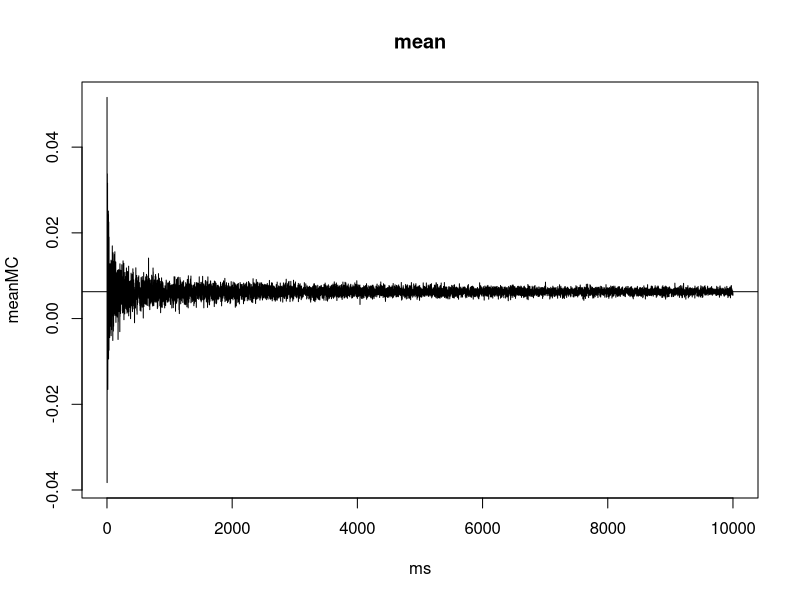
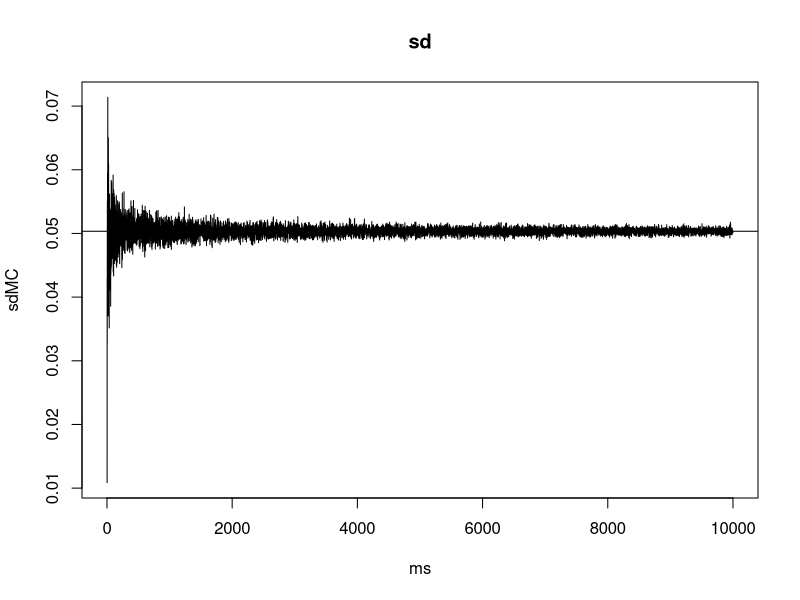

R code for these plots, in order:
library(ggplot2)

xi <- .005
sigma <- .05
#m1 <- 100
#m2 <- 1000
#m3 <- 10000
#ms = c(m1, m2, m3)
totalLength = 10000
ms = seq(1,totalLength,length=totalLength)
meanMC = numeric(totalLength)
sdMC = numeric(totalLength)

for(m in 1:length(ms)){
  epsilon <- rnorm(ms[m])
  R <- exp(xi + sigma*epsilon)  - 1
  meanMC[m] = mean(R)
  sdMC[m] = sd(R)
}

meanExact <- exp(xi + sigma^2/2) - 1
sdExact <- exp(xi + sigma^2/2)*sqrt(exp(sigma^2) - 1)

c('meanMC: ', meanMC) 
c('exactMC:', meanExact)

c('meanSd: ', sdMC) 
c('exactSd:', sdExact)

titles = c('Mean', 'Sdt')
variablesToPlot = list(meanMC, sdMC)
variablesExact = list(meanExact, sdExact)

#length(variablesToPlot)

"
for( i in 1:length(titles)){
  #plot.new()
  #plot(ms, variablesToPlot[[i]], type='l')
  qplot(ms, variablesToPlot[[i]], geom ='line')
  title(titles[[i]])
  abline(h=variablesExact[[i]])
}
"
plot.new()
plot(ms, meanMC, type='l')
title('mean')
abline(h=meanExact)

plot.new()
plot(ms, sdMC, type='l')
title('sd')
abline(h=sdExact)

